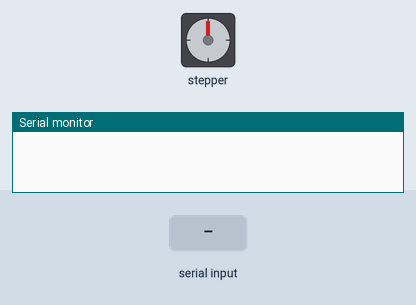
Bench run of a sketch on a simulated Arduino Uno, built with avr-gcc and run on an emulated ATmega328P. On the bench: stepper motor, the last lines printed to the serial monitor. Inputs (shaded band) come from the test bench. Stepper angles assume 2048 steps per turn.

Above: at 1.2 s.
1.3 s: "1" received over Serial
At 1.75 s:
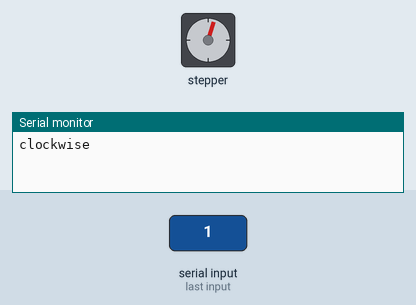
At 2.35 s:
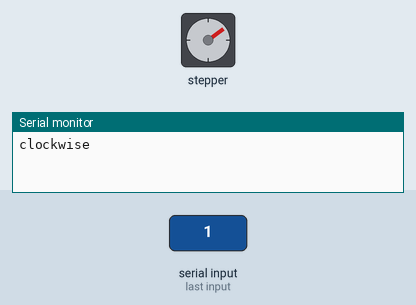
7.3 s: "0" received over Serial
At 7.8 s:
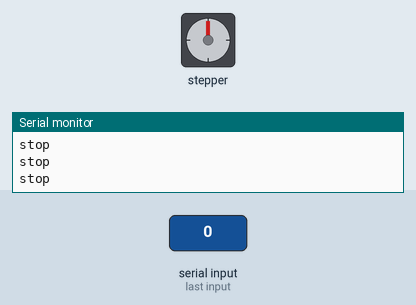
Timing chart, 0 to 10.3 s (numbered marks = the images above; inputs shaded):
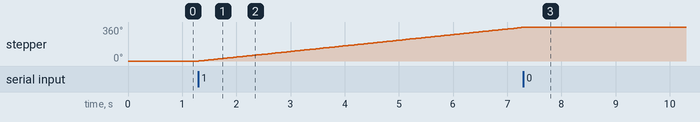

Measured:
- after the input at 1.3 s, stepper: keeps turning clockwise at about 60°/s, starting at once
- after the input at 7.3 s, stepper: goes on until 7.3 s, then stays 360°

The sketch:

arduino_receiver.ino
```cpp
#include <Stepper.h>
// Define number of steps per rotation:
const int stepsPerRevolution = 2048;
// Wiring:
// Pin 9 to IN1 on the ULN2003 driver
// Pin 10 to IN2 on the ULN2003 driver
// Pin 11 to IN3 on the ULN2003 driver
// Pin 12 to IN4 on the ULN2003 driver
// Create stepper object called 'myStepper', note the pin order:
Stepper myStepper = Stepper(stepsPerRevolution, 9, 10, 11, 12);
void setup() {
  // Set the speed to 10 rpm:
  myStepper.setSpeed(10);

  // Begin Serial communication at a baud rate of 9600:
  Serial.begin(9600);
  while(!Serial){
    ;
    }
}

int num;

void loop() {
  // Step one revolution in one direction:
  if (Serial.available()>0){
    num = Serial.read();
  }

  if(num=='1'){
  Serial.println("clockwise");
  myStepper.step(stepsPerRevolution);
  }
  if(num=='0'){
    Serial.println("stop");
  }
}
```
